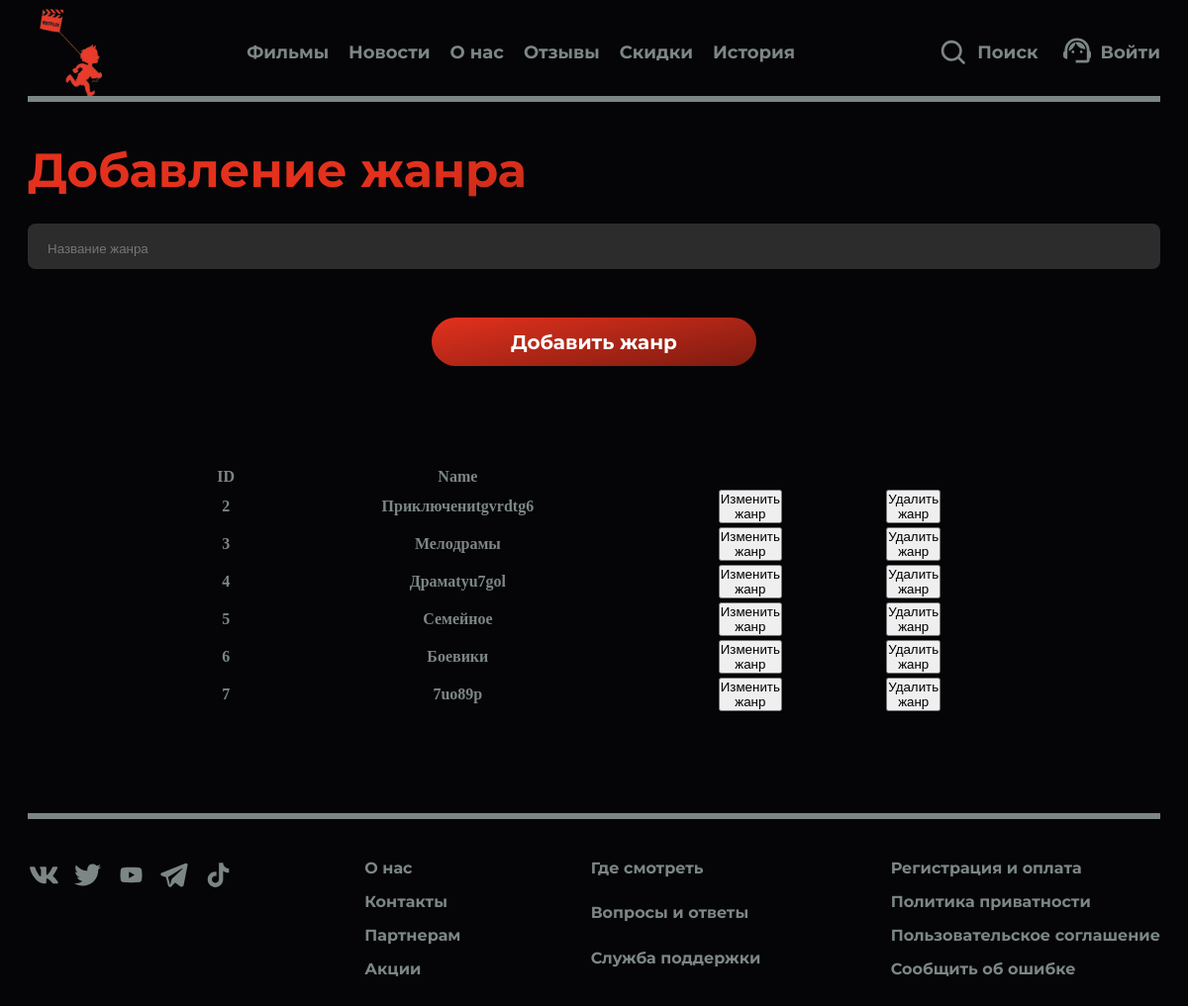
Page /adminCategories.php on the committed database.
### tables this page shows
CREATE TABLE `genres` (
  `id` int NOT NULL,
  `name` varchar(255) NOT NULL
);

### adminCategories.php (the view, shortened to what this page needs)
<!DOCTYPE html>
<html lang="en">
<head>
    <link rel="stylesheet" href="assets/css/style.css">
</head>
<body>
    <div class="wrapper">
        <header class="header _container _container768 _container1200">
            <div class="header__content">
                <a class="header_logo" href="index.php"></a>
                <div class="menu-list__index">
                    <a class="text-mon18__bold" href="descriptionFilm.php">Фильмы</a>
                    <a class="text-mon18__bold" href="news.php">Новости</a>
                    <a class="text-mon18__bold" href="aboutUs.php">О нас</a>
                    <a class="text-mon18__bold" href="reviews.php">Отзывы</a>
                    <a class="text-mon18__bold" href="discounts.php">Скидки</a>
                    <a class="text-mon18__bold" href="favoriteProjects.php">История</a>
                </div>
                <div class="icon-header__index display__none320 display__flex">
                    <div class="icon1-text__index">
                        <a class="text-mon18__bold" href="search.php">Поиск</a>
                    </div>
                    <div class="icon1-text__index">
                        <a href="support.php">
                        </a>
                        <a class="text-mon18__bold" href="authorization.php">Войти</a>
                    </div>
                </div>
            </div>
        </header>
        <div class="line _container768 _container1200"></div>
        <section class="content__support _container _container768 _container1200">
            <div class="text-mon48__bold _color-gradient display__none display__none320 display-flex800">Добавление жанра</div>
            <form class="block-text__support _gap30"  action="assets/php/add_categories.php" method="POST">
                <div class="input-container ic1">
                    <input class="input" type="text" name="name" placeholder="Название жанра" required/>
                </div>
             <button class="btn__support __margin-top15 _w0" type="submit">
                <div class="text-mon20__bold display__none320 display__flex _color-white">Добавить жанр</div>
            </button>
            </form>
        </section>
        <div class="content__support _container _container768 _container1200">
            <div class="block-card__aboutus _js-center">
                <table id="output-categories" style="width: 800px;  margin: 0 auto;">
                    <thead >
                        <tr>
                            <th>ID</th>
                            <th>Name</th>
                        </tr>
                    </thead>
                    <tbody>
                    <?php
                        require_once("assets/php/dbconnect.php");
                        $result = $my_sql->query("SELECT * FROM genres");
                        $genres = [];
                        while ($genre = $result->fetch_assoc())
                        {
                            $genres[] = $genre;
                        }
                        foreach ($genres as $genre)
                        {
                    ?>
                    <tr class="tr-just">
                        <th><?= $genre['id'] ?></th>
                        <th><?= $genre['name'] ?></th>
                        <th><a href="adminEditCategories.php?id=<?= $genre["id"] ?>"><button class="table-btn__update">Изменить<br>жанр</button></a></th>
                        <th><a href="assets/php/delete.php?id=<?= $genre["id"] ?>&action=genres"><button class="table-btn__delete">Удалить<br>жанр</button></a></th>
                    </tr>
                    <?php
                        }
                    ?>
                    </tbody>
                </table>
            </div>
        </div>
        <div class="line _container768 _container1200"></div>
        <footer class="footer _container768 _container1200">
            <div class="icon__footer">
            </div>
            <div class="block-text__footer">
                <div class="text-mon16__bold">О нас</div>
                <div class="text-mon16__bold">Контакты</div>
                <div class="text-mon16__bold">Партнерам</div>
                <div class="text-mon16__bold">Акции</div>
            </div>
            <div class="block-text__footer">
                <div class="text-mon16__bold">Где смотреть</div>
                <div class="text-mon16__bold">Вопросы и ответы</div>
                <div class="text-mon16__bold">Служба поддержки</div>
            </div>
            <div class="block-text__footer">
                <div class="text-mon16__bold">Регистрация и оплата</div>
                <div class="text-mon16__bold">Политика приватности</div>
                <div class="text-mon16__bold">Пользовательское соглашение</div>
                <div class="text-mon16__bold">Сообщить об ошибке</div>
            </div>
        </footer>
    </div>
</body>
</html>

### assets/css/style.css (style rules this page uses)
html { box-sizing: border-box; }
*, *::after, *::before { box-sizing: inherit; }
button { padding: 0; }
a { text-decoration: none; color: inherit; }
body { min-width: 320px; overflow-x: hidden; background: #050507; color: #7c8685; padding: 0 20px; }
.header { width: 100%; min-height: 89px; }
._container { min-width: 320px; margin: 0 auto; }
._container768 { margin: 0 auto; padding: 0 30px; }
._container1200 { margin: 0 auto; max-width: 1240px; padding: 0; }
.header__content { display: flex; height: 89px; justify-content: space-between; }
.header_logo { width: 75px; height: 89px; background-image: url(../img/dddd\ 1.svg); }
.menu-list__index { display: flex; gap: 20px; align-items: center; }
.text-mon18__bold { font-size: 18px; font-family: 'Montserrat-Bold'; }
.icon-header__index { display: flex; gap: 25px; }
.icon1-text__index { display: flex; align-items: center; gap: 10px; }
.line { border: 3px solid #7c8685; width: 100%; height: 0px; }
.text-mon20__bold { font-size: 20px; font-family: 'Montserrat-Bold'; }
.__margin-top15 { margin: 15px 0 0; }
.footer { margin: 40px auto; display: flex; gap: 25px; justify-content: space-between; flex-wrap: wrap; }
.icon__footer { display: flex; gap: 11px; }
.block-text__footer { display: grid; gap: 15px; }
.text-mon16__bold { font-size: 16px; font-family: 'Montserrat-Bold'; }
._color-gradient { background: linear-gradient(162deg, #e3311d 34.54%, #7d1b10 100%); background-clip: text; -webkit-background-clip: text; -webkit-text-fill-color: transparent; }
._color-white { color: #fff; }
._w0 { width: 0; }
.block-card__aboutus { display: flex; flex-wrap: wrap; gap: 25px; justify-content: space-between; }
._js-center { justify-content: center; }
.content__support { display: grid; gap: 25px; margin: 40px auto 100px; }
.block-text__support { display: grid; gap: 10px; }
.btn__support { border-radius: 50px; background: linear-gradient(169deg, #e3311d 0%, #7d1b10 100%); padding: 7.5px 46px; cursor: pointer; border: none; }
.input-container { height: 50px; position: relative; width: 100%; }
.input { border-radius: 8px; background-color: rgba(49, 49, 49, 0.90); border: 0; color: #eee; height: 46px; outline: 0; padding: 4px 20px 0; width: 100%; }
._gap30 { gap: 30px; }
.display__none320 { display: none; }
@media (min-width: 650px) { .btn__support { padding: 12.5px 80px; width: 411px; cursor: pointer; display: flex; margin: 15px auto 0; } }
@media (min-width: 650px) { ._w0 { width: auto; } }
@media (min-width: 650px) { ._js-center { justify-content: center; display: flex; } }
@media (min-width: 650px) and (max-width: 3900px) { .display__none { display: none; } }
@media (min-width: 650px) and (max-width: 3900px) { .display__flex { display: flex; } }
@media (min-width: 800px) { .text-mon48__bold { font-family: 'Montserrat-Bold'; font-size: 48px; } }
@media (min-width: 800px) { .display-flex800 { display: flex; } }

### rows in the picture
genres: id "2", name "Приключениtgvrdtg6"
genres: id "3", name "Мелодрамы"
genres: id "4", name "Драмаtyu7gol"
genres: id "5", name "Семейное"
genres: id "6", name "Боевики"
genres: id "7", name "7uo89p"
